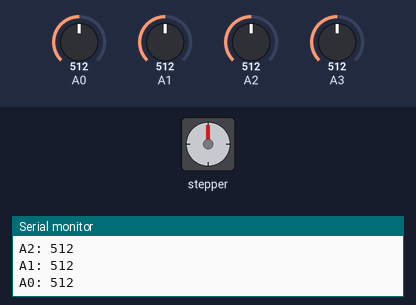
The sketch below on a simulated Arduino Uno, built with avr-gcc and run on an emulated ATmega328P. Shown: stepper motor, the last lines printed to the serial monitor. The inputs (shaded band) are chosen by the test bench; at power-on: A0 = 512, A1 = 512, A2 = 512, A3 = 512. Stepper angles assume 2038 steps per turn.

Above: at 5.8 s.
5.9 s: A0 set to 716
At 10.47 s:
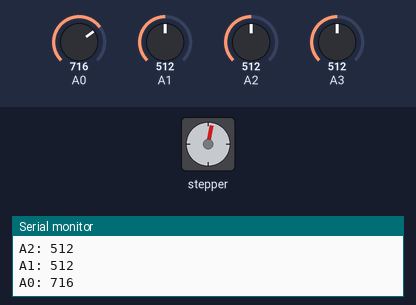
At 11.11 s:
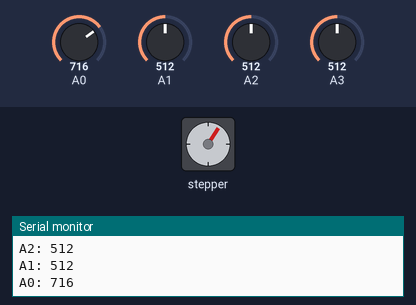
12.4 s: A1 set to 716
At 18.2 s:
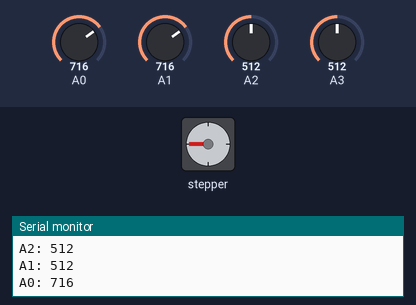
18.4 s: A2 set to 699
At 23.02 s:
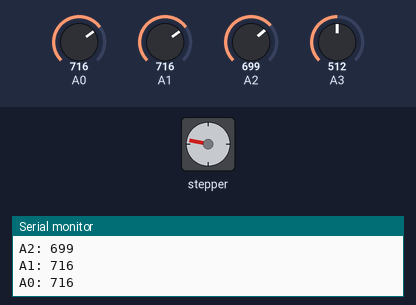
26.2 s: A2 set to 730
32.2 s: A3 set to 992
38.2 s: A3 set to 737
46.3 s: A3 set to 722
Timing chart, 0 to 53.3 s (numbered marks = the images above; inputs shaded):
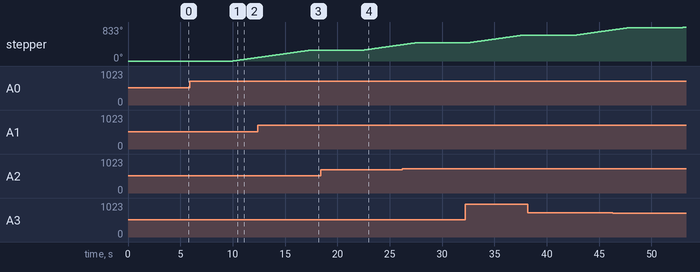

Measured:
- after the input at 5.9 s, stepper: keeps turning clockwise at about 36°/s, starting after 4.1 s

The sketch:

endew2.ino
```cpp
#include <Stepper.h>

const int stepsPerRevolution = 2038;
Stepper myStepper(stepsPerRevolution, 8, 10, 9, 11);
int A3light, A2light, A1light, A0light;
int A3deg, A2deg, A1deg, A0deg;

void setup()
{
  Serial.begin(9600);
  myStepper.setSpeed(6);
  A3deg = 270;
  A2deg = 180;
  A1deg = 90;
  A0deg = 0;
}

int readData()
{
  A3light = analogRead(A3);
  A2light = analogRead(A2);
  A1light = analogRead(A1);
  A0light = analogRead(A0);
  Serial.println("A3: "+(String)A3light);
  Serial.println("A2: "+(String)A2light);
  Serial.println("A1: "+(String)A1light);
  Serial.println("A0: "+(String)A0light);
  Serial.println();

}

int getStepsToMove()
{
  int maxLight = max(max(A3light, A2light), max(A1light, A0light));
  int minLight = min(min(A3light, A2light), min(A1light, A0light));

  int deg1, deg2;

  if (maxLight == A3light) {
    deg1 = A3deg;
  }
  else if (maxLight == A2light) {
    deg1 = A2deg;
  }
  else if (maxLight == A1light) {
    deg1 = A1deg;
  }
  else if (maxLight == A0light) {
    deg1 = A0deg;
  }

  if (minLight == A3light) {
    deg2 = A3deg;
  }
  else if (minLight == A2light) {
    deg2 = A2deg;
  }
  else if (minLight == A1light) {
    deg2 = A1deg;
  }
  else if (minLight == A0light) {
    deg2 = A0deg;
  }

  //deg1 = A0deg;
  //deg2 = A3deg;
  int steps = (int)((abs(deg1-deg2)/360.0)*stepsPerRevolution);
  return steps;
}

void loop()
{
  readData();
  int steps = getStepsToMove();
  myStepper.step(steps);
  delay(5000);
}
```
